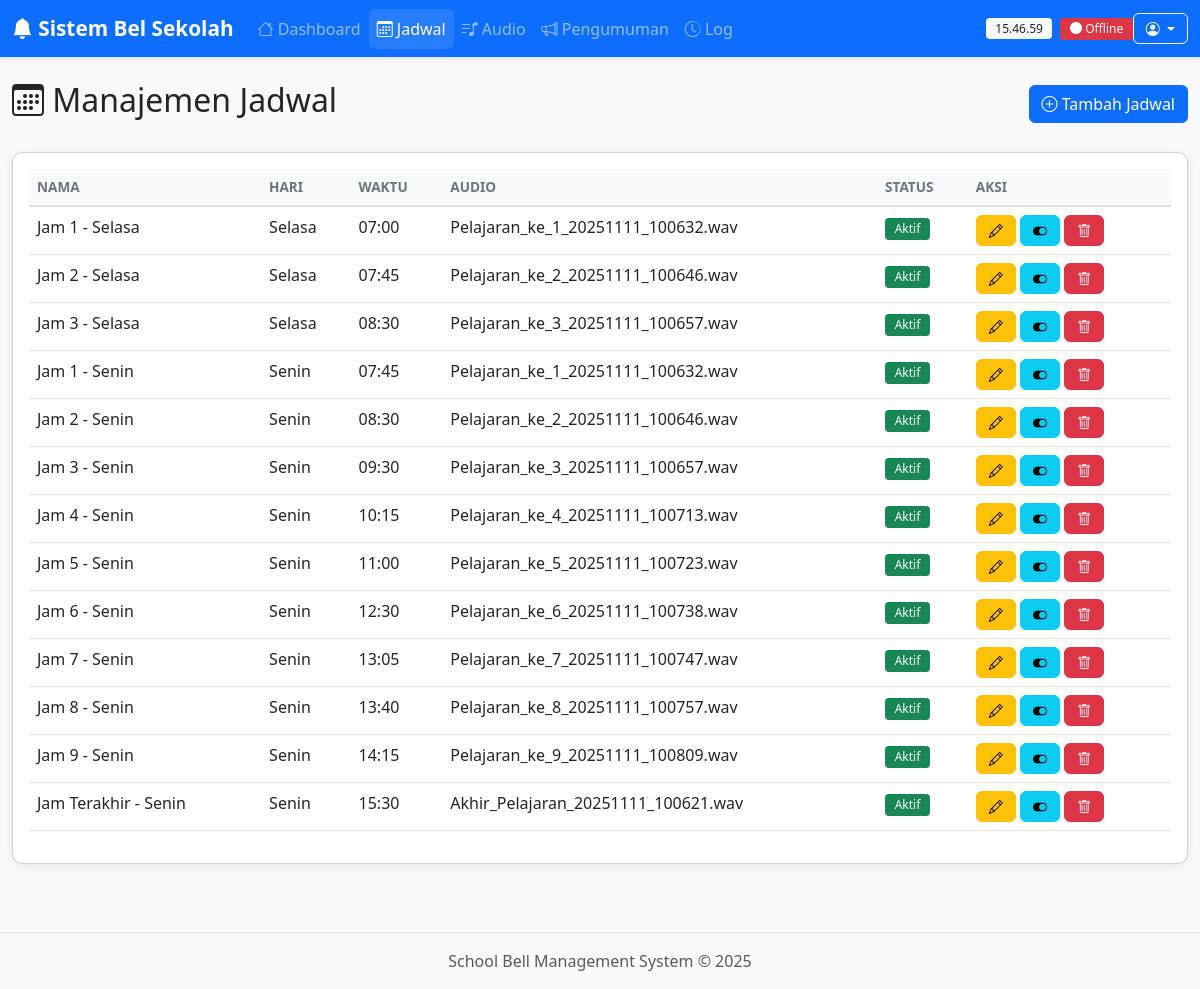
Page /schedules on the committed database.
### tables this page shows
CREATE TABLE schedules (
            id INTEGER PRIMARY KEY AUTOINCREMENT,
            name TEXT NOT NULL,
            day_of_week TEXT NOT NULL,
            time TEXT NOT NULL,
            audio_file TEXT NOT NULL,
            is_active INTEGER DEFAULT 1,
            created_at TIMESTAMP DEFAULT CURRENT_TIMESTAMP
        );

### app.py (the view)
@app.route('/schedules')
def schedules_page():
    schedules = database.get_all_schedules()
    audio_files = database.get_all_audio_files()
    return render_template('schedules.html', schedules=schedules, audio_files=audio_files)

### database.py (called while the page is built)
def get_db_connection():
    conn = sqlite3.connect(DATABASE_PATH)
    conn.row_factory = sqlite3.Row  # Agar hasil query bisa diakses seperti dictionary
    return conn

def get_all_schedules():
    conn = get_db_connection()
    schedules = conn.execute('SELECT * FROM schedules ORDER BY day_of_week, time').fetchall()
    conn.close()
    return schedules

def get_all_audio_files():
    conn = get_db_connection()
    audio_files = conn.execute('SELECT * FROM audio_files ORDER BY uploaded_at DESC').fetchall()
    conn.close()
    return audio_files

### templates/schedules.html (shortened to what this page needs)
{% extends "base.html" %}
{% block content %}
<div class="row">
    <div class="col-12">
        <div class="d-flex justify-content-between align-items-center mb-4">
            <h2>
                <i class="bi bi-calendar3"></i> Manajemen Jadwal
            </h2>
            <button class="btn btn-primary" data-bs-toggle="modal" data-bs-target="#addScheduleModal">
                <i class="bi bi-plus-circle"></i> Tambah Jadwal
            </button>
        </div>
    </div>
</div>
<div class="row">
    <div class="col-12">
        <div class="card">
            <div class="card-body">
                <div class="table-responsive">
                    <table class="table table-hover">
                        <thead class="table-light">
                            <tr>
                                <th>Nama</th>
                                <th>Hari</th>
                                <th>Waktu</th>
                                <th>Audio</th>
                                <th>Status</th>
                                <th>Aksi</th>
                            </tr>
                        </thead>
                        <tbody id="schedulesList">
                            {% for schedule in schedules %}
                            <tr>
                                <td>{{ schedule.name }}</td>
                                <td>{{ schedule.day_of_week }}</td>
                                <td>{{ schedule.time }}</td>
                                <td>{{ schedule.audio_file }}</td>
                                <td>
                                    {% if schedule.is_active %}
                                    <span class="badge bg-success">Aktif</span>
                                    {% else %}
                                    <span class="badge bg-secondary">Nonaktif</span>
                                    {% endif %}
                                </td>
                                <td>
                                    <button class="btn btn-sm btn-warning" onclick="editSchedule({{ schedule.id }})">
                                        <i class="bi bi-pencil"></i>
                                    </button>
                                    <button class="btn btn-sm btn-info" onclick="toggleSchedule({{ schedule.id }})">
                                        <i class="bi bi-toggle-on"></i>
                                    </button>
                                    <button class="btn btn-sm btn-danger" onclick="deleteSchedule({{ schedule.id }})">
                                        <i class="bi bi-trash"></i>
                                    </button>
                                </td>
                            </tr>
                            {% else %}
                            <tr>
                                <td colspan="6" class="text-center text-muted">
                                    Belum ada jadwal. Klik "Tambah Jadwal" untuk membuat jadwal baru.
                                </td>
                            </tr>
                            {% endfor %}
                        </tbody>
                    </table>
                </div>
            </div>
        </div>
    </div>
</div>
{% endblock %}

### static/css/style.css (style rules this page uses)
:root { --primary-color: #0d6efd; --success-color: #198754; --danger-color: #dc3545; --warning-color: #ffc107; --info-color: #0dcaf0; }
body { font-family: 'Segoe UI', Tahoma, Geneva, Verdana, sans-serif; background-color: #f8f9fa; }
.card { border-radius: 10px; box-shadow: 0 2px 8px rgba(0,0,0,.08); margin-bottom: 20px; transition: transform 0.2s; }
.btn { border-radius: 6px; font-weight: 500; transition: all 0.2s; }
.btn-sm { padding: 0.25rem 0.75rem; }
.table { background-color: white; }
.table thead th { border-bottom: 2px solid #dee2e6; font-weight: 600; text-transform: uppercase; font-size: 0.85rem; color: #6c757d; }
.badge { padding: 0.4em 0.8em; font-weight: 500; border-radius: 4px; }
.card { animation: fadeIn 0.3s ease-in-out; }

### rows in the picture
schedules: name "Jam 1 - Selasa", day_of_week "Selasa", time "07:00", audio_file "Pelajaran_ke_1_20251111_100632.wav", is_active "Aktif"
schedules: name "Jam 2 - Selasa", day_of_week "Selasa", time "07:45", audio_file "Pelajaran_ke_2_20251111_100646.wav", is_active "Aktif"
schedules: name "Jam 3 - Selasa", day_of_week "Selasa", time "08:30", audio_file "Pelajaran_ke_3_20251111_100657.wav", is_active "Aktif"
schedules: name "Jam 1 - Senin", day_of_week "Senin", time "07:45", audio_file "Pelajaran_ke_1_20251111_100632.wav", is_active "Aktif"
schedules: name "Jam 2 - Senin", day_of_week "Senin", time "08:30", audio_file "Pelajaran_ke_2_20251111_100646.wav", is_active "Aktif"
schedules: name "Jam 3 - Senin", day_of_week "Senin", time "09:30", audio_file "Pelajaran_ke_3_20251111_100657.wav", is_active "Aktif"
schedules: name "Jam 4 - Senin", day_of_week "Senin", time "10:15", audio_file "Pelajaran_ke_4_20251111_100713.wav", is_active "Aktif"
schedules: name "Jam 5 - Senin", day_of_week "Senin", time "11:00", audio_file "Pelajaran_ke_5_20251111_100723.wav", is_active "Aktif"
schedules: name "Jam 6 - Senin", day_of_week "Senin", time "12:30", audio_file "Pelajaran_ke_6_20251111_100738.wav", is_active "Aktif"
schedules: name "Jam 7 - Senin", day_of_week "Senin", time "13:05", audio_file "Pelajaran_ke_7_20251111_100747.wav", is_active "Aktif"
schedules: name "Jam 8 - Senin", day_of_week "Senin", time "13:40", audio_file "Pelajaran_ke_8_20251111_100757.wav", is_active "Aktif"
schedules: name "Jam 9 - Senin", day_of_week "Senin", time "14:15", audio_file "Pelajaran_ke_9_20251111_100809.wav", is_active "Aktif"
schedules: name "Jam Terakhir - Senin", day_of_week "Senin", time "15:30", audio_file "Akhir_Pelajaran_20251111_100621.wav", is_active "Aktif"
